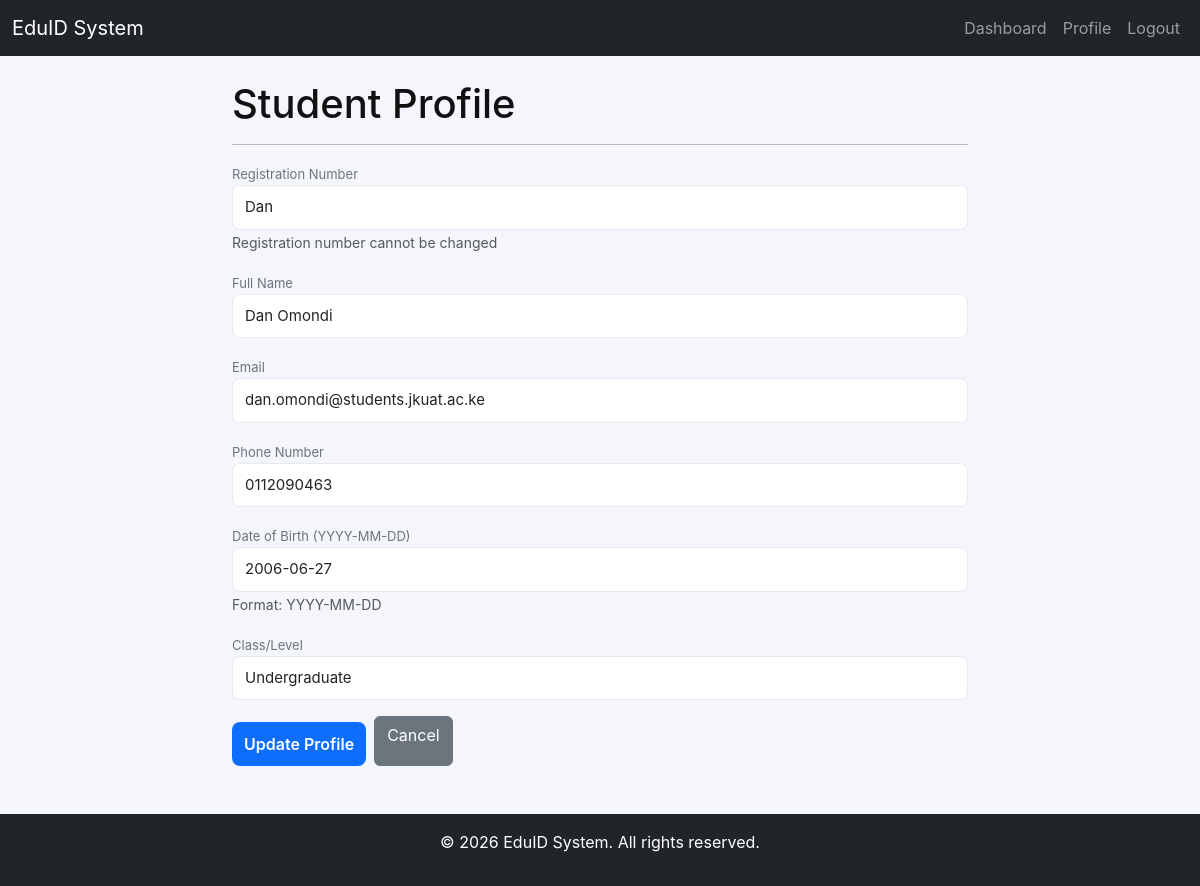
The page /student/profile (signed in) on the database its author committed.
### app/models/student.py (models this page shows)
class Student(db.Model):
    id = db.Column(db.Integer, primary_key=True)
    user_id = db.Column(db.Integer, db.ForeignKey('user.id'), nullable=False, unique=True)
    reg_no = db.Column(db.String(30), unique=True, nullable=False)
    full_name = db.Column(db.String(120), nullable=False)
    email = db.Column(db.String(120))
    phone = db.Column(db.String(20))
    date_of_birth = db.Column(db.Date)
    class_level = db.Column(db.String(50))
    photo = db.Column(db.String(200))
    school_ids = db.relationship('SchoolID', backref='student', lazy=True, cascade='all, delete-orphan')
    created_at = db.Column(db.DateTime, default=datetime.utcnow)
    updated_at = db.Column(db.DateTime, default=datetime.utcnow, onupdate=datetime.utcnow)

### app/routes/student.py (the view)
@student_bp.route("/profile", methods=['GET', 'POST'])
@login_required
@student_required
def profile():
    student = Student.query.filter_by(user_id=current_user.id).first()
    if not student:
        flash('Student profile not found', 'danger')
        return redirect(url_for('student.dashboard'))
    form = StudentProfileForm()
    if form.validate_on_submit():
        student.reg_no = form.reg_no.data
        student.full_name = form.full_name.data
        student.email = form.email.data
        student.phone = form.phone.data
        student.class_level = form.class_level.data
        if form.date_of_birth.data:
            try:
                student.date_of_birth = datetime.strptime(form.date_of_birth.data, '%Y-%m-%d').date()
            except:
                pass
        db.session.commit()
        flash('Profile updated successfully', 'success')
        return redirect(url_for('student.profile'))
    elif request.method == 'GET':
        form.reg_no.data = student.reg_no
        form.full_name.data = student.full_name
        form.email.data = student.email
        form.phone.data = student.phone
        form.class_level.data = student.class_level
        if student.date_of_birth:
            form.date_of_birth.data = student.date_of_birth.strftime('%Y-%m-%d')
    return render_template("student/profile.html", form=form, student=student)

### app/forms.py
class StudentProfileForm(FlaskForm):
    reg_no = StringField('Registration Number', validators=[DataRequired()])
    full_name = StringField('Full Name', validators=[DataRequired(), Length(min=2, max=120)])
    email = StringField('Email', validators=[Email(), Optional()])
    phone = StringField('Phone Number', validators=[Length(max=20), Optional()])
    date_of_birth = StringField('Date of Birth (YYYY-MM-DD)', validators=[Optional()])
    class_level = StringField('Class/Level', validators=[Optional()])
    submit = SubmitField('Update Profile')

### app/templates/student/profile.html (shortened to what this page needs)
{% extends "base.html" %}
{% block content %}
<div class="row">
    <div class="col-md-8 offset-md-2">
        <h1>Student Profile</h1>
        <hr>
        <form method="POST" novalidate>
            <div class="mb-3">
                {{ form.reg_no.label }}
                {{ form.reg_no(class="form-control", readonly=True) }}
                <small class="form-text text-muted">Registration number cannot be changed</small>
            </div>
            <div class="mb-3">
                {{ form.full_name.label }}
                {{ form.full_name(class="form-control" + (" is-invalid" if form.full_name.errors else "")) }}
            </div>
            <div class="mb-3">
                {{ form.email.label }}
                {{ form.email(class="form-control" + (" is-invalid" if form.email.errors else "")) }}
            </div>
            <div class="mb-3">
                {{ form.phone.label }}
                {{ form.phone(class="form-control" + (" is-invalid" if form.phone.errors else "")) }}
            </div>
            <div class="mb-3">
                {{ form.date_of_birth.label }}
                {{ form.date_of_birth(class="form-control" + (" is-invalid" if form.date_of_birth.errors else "")) }}
                <small class="form-text text-muted">Format: YYYY-MM-DD</small>
            </div>
            <div class="mb-3">
                {{ form.class_level.label }}
                {{ form.class_level(class="form-control" + (" is-invalid" if form.class_level.errors else "")) }}
            </div>
            <div class="d-grid gap-2 d-md-flex justify-content-md-start">
                {{ form.submit(class="btn btn-primary") }}
                <a href="{{ url_for('student.dashboard') }}" class="btn btn-secondary">Cancel</a>
            </div>
        </form>
    </div>
</div>
{% endblock %}

### app/static/css/style.css (style rules this page uses)
:root { --bg:#f4f6fb; --card:#ffffff; --muted:#6c757d; --accent:#0d6efd; --danger:#dc3545; --radius:10px; --max-width:420px; }
* { box-sizing:border-box }
body { font-family:Inter,system-ui,Segoe UI,Roboto,Arial,sans-serif;background:var(--bg);margin:0;color:#111 }
label { font-size:13px;color:var(--muted) }
input[type=text],input[type=password] { padding:10px 12px;border:1px solid #e6e9ef;border-radius:8px;background:#fff;font-size:15px }
.btn-primary { margin-top:6px;padding:10px 12px;background:var(--accent);color:#fff;border:none;border-radius:8px;font-weight:600;cursor:pointer }
a { color:var(--accent) }

### rows shown on the page
Student: reg_no "Dan", full_name "Dan Omondi", email "dan.omondi@students.jkuat.ac.ke", phone "0112090463", date_of_birth "2006-06-27", class_level "Undergraduate"
